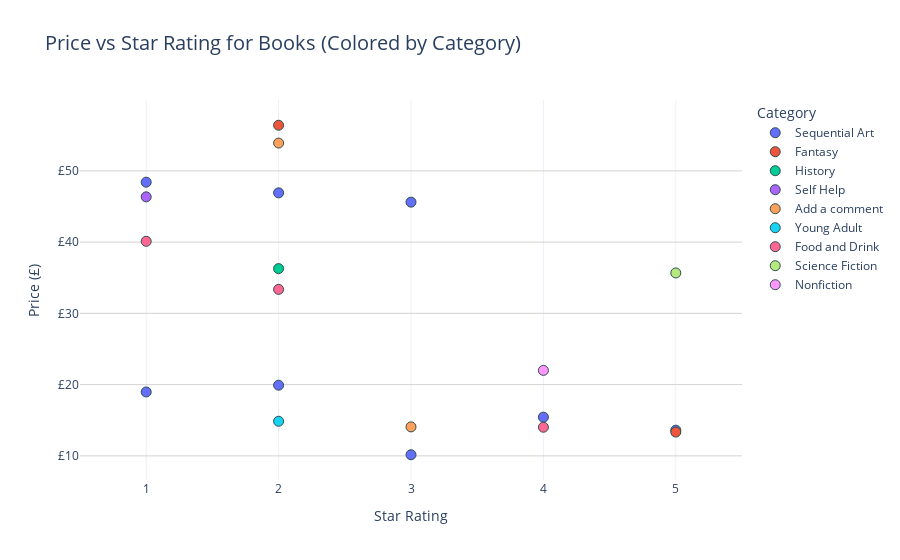

Notebook source saved alongside this figure:
### Markdown cell above
## Figure 1: Scatter Plot

### Code cell
fig1 = px.scatter(
    df,
    x='Rating',
    y='Price (£)',
    color='Category',
    hover_name='Title',
    title='Price vs Star Rating for Books (Colored by Category)',
    labels={'Rating': 'Star Rating', 'Price (£)': 'Price (£)'},
    template='plotly_white')

# Customize marker size and layout

fig1.update_traces(marker=dict(size=10, line=dict(width=1, color='DarkSlateGrey')))
fig1.update_layout(
    title_font_size=20,
    xaxis=dict(dtick=1, range=[0.5, 5.5]),
    yaxis=dict(tickprefix="£", gridcolor='lightgrey'),
    legend_title_text='Category',
    height=600)

fig1.show()

### Figure 1 — Plotly figure (JSON) as saved in the notebook; plotly's stock layout.template omitted (floating-point values rounded to 4 significant figures)
{"data": [{"hovertemplate": "<b>%{hovertext}</b><br><br>Category=Sequential Art<br>Star Rating=%{x}<br>Price (£)=%{y}<extra></extra>", "hovertext": ["Princess Jellyfish 2-in-1 Omnibus, Vol. 01 (Princess Jellyfish 2-in-1 Omnibus #1)", "Pop Gun War, Volume 1: Gift", "Patience", "Outcast, Vol. 1: A Darkness Surrounds Him (Outcast #1)", "orange: The Complete Collection 1 (orange: The Complete Collection #1)", "Lumberjanes, Vol. 2: Friendship to the Max (Lumberjanes #5-8)", "Lumberjanes, Vol. 1: Beware the Kitten Holy (Lumberjanes #1-4)", "Lumberjanes Vol. 3: A Terrible Plan (Lumberjanes #9-12)"], "legendgroup": "Sequential Art", "marker": {"color": "#636efa", "line": {"color": "DarkSlateGrey", "width": 1}, "size": 10, "symbol": "circle"}, "mode": "markers", "name": "Sequential Art", "orientation": "v", "showlegend": true, "type": "scatter", "x": [5, 1, 3, 4, 1, 2, 3, 2], "xaxis": "x", "y": [13.61, 18.97, 10.16, 15.44, 48.41, 46.91, 45.61, 19.92], "yaxis": "y"}, {"hovertemplate": "<b>%{hovertext}</b><br><br>Category=Fantasy<br>Star Rating=%{x}<br>Price (£)=%{y}<extra></extra>", "hovertext": ["Princess Between Worlds (Wide-Awake Princess #5)", "Masks and Shadows"], "legendgroup": "Fantasy", "marker": {"color": "#EF553B", "line": {"color": "DarkSlateGrey", "width": 1}, "size": 10, "symbol": "circle"}, "mode": "markers", "name": "Fantasy", "orientation": "v", "showlegend": true, "type": "scatter", "x": [5, 2], "xaxis": "x", "y": [13.34, 56.4], "yaxis": "y"}, {"hovertemplate": "<b>%{hovertext}</b><br><br>Category=History<br>Star Rating=%{x}<br>Price (£)=%{y}<extra></extra>", "hovertext": ["Political Suicide: Missteps, Peccadilloes, Bad Calls, Backroom Hijinx, Sordid Pasts, Rotten Breaks, and Just Plain Dumb Mistakes in the Annals of American Politics"], "legendgroup": "History", "marker": {"color": "#00cc96", "line": {"color": "DarkSlateGrey", "width": 1}, "size": 10, "symbol": "circle"}, "mode": "markers", "name": "History", "orientation": "v", "showlegend": true, "type": "scatter", "x": [2], "xaxis": "x", "y": [36.28], "yaxis": "y"}, {"hovertemplate": "<b>%{hovertext}</b><br><br>Category=Self Help<br>Star Rating=%{x}<br>Price (£)=%{y}<extra></extra>", "hovertext": ["Online Marketing for Busy Authors: A Step-By-Step Guide"], "legendgroup": "Self Help", "marker": {"color": "#ab63fa", "line": {"color": "DarkSlateGrey", "width": 1}, "size": 10, "symbol": "circle"}, "mode": "markers", "name": "Self Help", "orientation": "v", "showlegend": true, "type": "scatter", "x": [1], "xaxis": "x", "y": [46.35], "yaxis": "y"}, {"hovertemplate": "<b>%{hovertext}</b><br><br>Category=Add a comment<br>Star Rating=%{x}<br>Price (£)=%{y}<extra></extra>", "hovertext": ["On a Midnight Clear", "Judo: Seven Steps to Black Belt (an Introductory Guide for Beginners)"], "legendgroup": "Add a comment", "marker": {"color": "#FFA15A", "line": {"color": "DarkSlateGrey", "width": 1}, "size": 10, "symbol": "circle"}, "mode": "markers", "name": "Add a comment", "orientation": "v", "showlegend": true, "type": "scatter", "x": [3, 2], "xaxis": "x", "y": [14.07, 53.9], "yaxis": "y"}, {"hovertemplate": "<b>%{hovertext}</b><br><br>Category=Young Adult<br>Star Rating=%{x}<br>Price (£)=%{y}<extra></extra>", "hovertext": ["Obsidian (Lux #1)"], "legendgroup": "Young Adult", "marker": {"color": "#19d3f3", "line": {"color": "DarkSlateGrey", "width": 1}, "size": 10, "symbol": "circle"}, "mode": "markers", "name": "Young Adult", "orientation": "v", "showlegend": true, "type": "scatter", "x": [2], "xaxis": "x", "y": [14.86], "yaxis": "y"}, {"hovertemplate": "<b>%{hovertext}</b><br><br>Category=Food and Drink<br>Star Rating=%{x}<br>Price (£)=%{y}<extra></extra>", "hovertext": ["My Paris Kitchen: Recipes and Stories", "Mama Tried: Traditional Italian Cooking for the Screwed, Crude, Vegan, and Tattooed", "Layered: Baking, Building, and Styling Spectacular Cakes"], "legendgroup": "Food and Drink", "marker": {"color": "#FF6692", "line": {"color": "DarkSlateGrey", "width": 1}, "size": 10, "symbol": "circle"}, "mode": "markers", "name": "Food and Drink", "orientation": "v", "showlegend": true, "type": "scatter", "x": [2, 4, 1], "xaxis": "x", "y": [33.37, 14.02, 40.11], "yaxis": "y"}, {"hovertemplate": "<b>%{hovertext}</b><br><br>Category=Science Fiction<br>Star Rating=%{x}<br>Price (£)=%{y}<extra></extra>", "hovertext": ["Join"], "legendgroup": "Science Fiction", "marker": {"color": "#B6E880", "line": {"color": "DarkSlateGrey", "width": 1}, "size": 10, "symbol": "circle"}, "mode": "markers", "name": "Science Fiction", "orientation": "v", "showlegend": true, "type": "scatter", "x": [5], "xaxis": "x", "y": [35.67], "yaxis": "y"}, {"hovertemplate": "<b>%{hovertext}</b><br><br>Category=Nonfiction<br>Star Rating=%{x}<br>Price (£)=%{y}<extra></extra>", "hovertext": ["In the Country We Love: My Family Divided"], "legendgroup": "Nonfiction", "marker": {"color": "#FF97FF", "line": {"color": "DarkSlateGrey", "width": 1}, "size": 10, "symbol": "circle"}, "mode": "markers", "name": "Nonfiction", "orientation": "v", "showlegend": true, "type": "scatter", "x": [4], "xaxis": "x", "y": [22], "yaxis": "y"}], "layout": {"autosize": true, "legend": {"title": {"text": "Category"}, "tracegroupgap": 0}, "title": {"font": {"size": 20}, "text": "Price vs Star Rating for Books (Colored by Category)"}, "xaxis": {"anchor": "y", "domain": [0, 1], "dtick": 1, "range": [0.5, 5.5], "title": {"text": "Star Rating"}, "type": "linear"}, "yaxis": {"anchor": "x", "autorange": true, "domain": [0, 1], "gridcolor": "lightgrey", "range": [6.713, 59.85], "tickprefix": "£", "title": {"text": "Price (£)"}, "type": "linear"}}}
